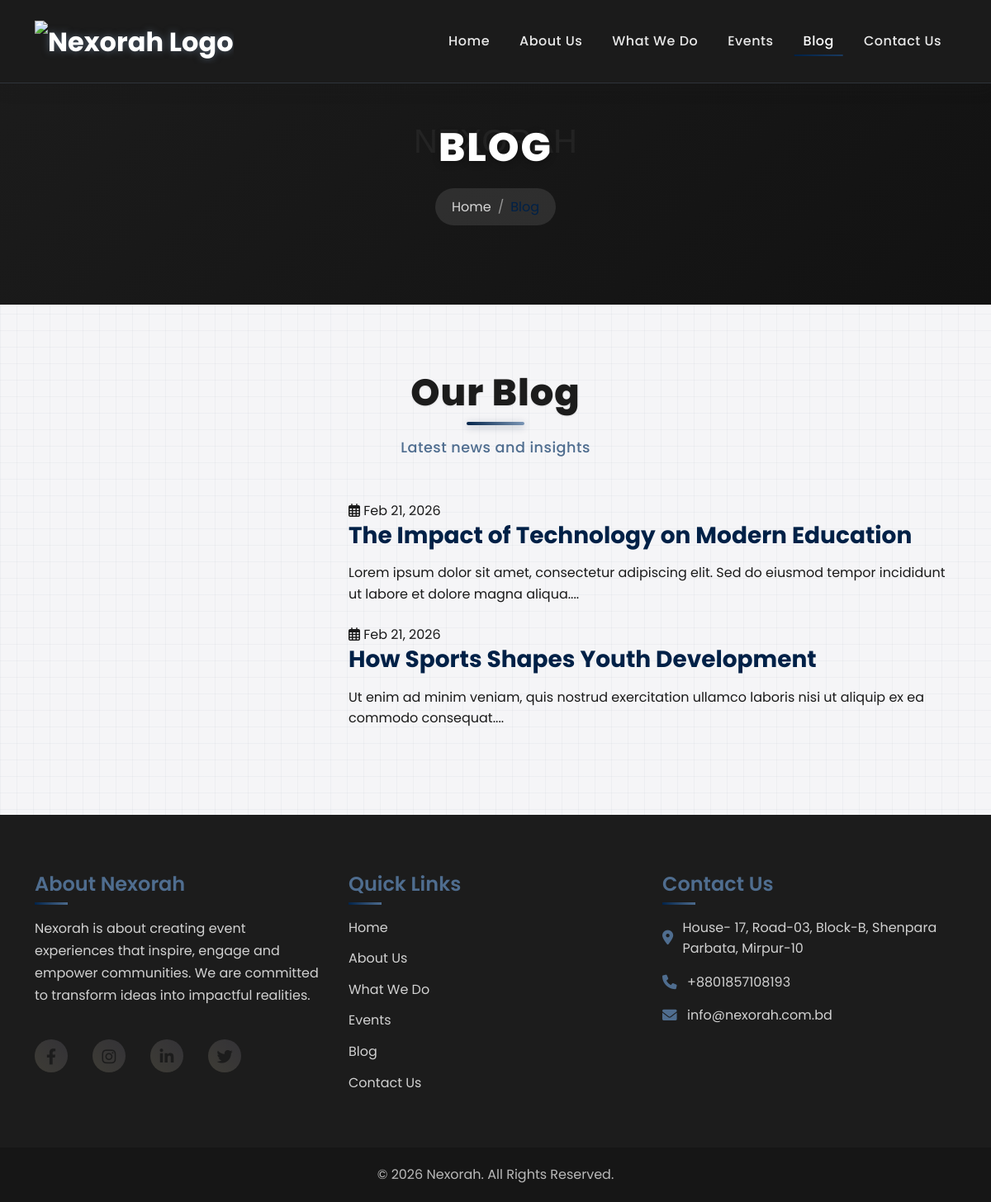
Screenshot of /blog.php with the database file from the repository.
### tables this page shows
CREATE TABLE IF NOT EXISTS blog_posts (
    id INT AUTO_INCREMENT PRIMARY KEY,
    title VARCHAR(255) NOT NULL,
    content TEXT NOT NULL,
    image_path VARCHAR(255),
    created_at TIMESTAMP DEFAULT CURRENT_TIMESTAMP,
    updated_at TIMESTAMP DEFAULT CURRENT_TIMESTAMP ON UPDATE CURRENT_TIMESTAMP
);

CREATE TABLE IF NOT EXISTS social_media (
    id INT AUTO_INCREMENT PRIMARY KEY,
    platform VARCHAR(50) NOT NULL,
    url VARCHAR(255) NOT NULL,
    icon VARCHAR(50) NOT NULL,
    is_active BOOLEAN DEFAULT TRUE,
    created_at TIMESTAMP DEFAULT CURRENT_TIMESTAMP,
    updated_at TIMESTAMP DEFAULT CURRENT_TIMESTAMP ON UPDATE CURRENT_TIMESTAMP
);

### blog.php (the view, shortened to what this page needs)
<?php include 'includes/header.php'; ?>
<section class="page-banner">
    <div class="container">
        <div class="row">
            <div class="col-lg-12">
                <div class="page-banner-content">
                    <h2>Blog</h2>
                    <nav aria-label="breadcrumb">
                        <ol class="breadcrumb">
                            <li class="breadcrumb-item"><a href="index.php">Home</a></li>
                            <li class="breadcrumb-item active" aria-current="page">Blog</li>
                        </ol>
                    </nav>
                </div>
            </div>
        </div>
    </div>
</section>
<?php
$singlePost = false;
if ($singlePost) :
    $postDate = new DateTime($post['created_at']);
?>
<section class="single-post-section section-padding">
    <div class="container">
        <div class="row">
            <div class="col-lg-8">
                <div class="single-post-content" data-aos="fade-up">
                    <div class="post-img">
                        <?php if(isset($post['media_type']) && $post['media_type'] == 'image' && !empty($post['media_path'])): ?>
                            <img src="<?php echo $post['media_path']; ?>" alt="<?php echo $post['title']; ?>" class="img-fluid rounded">
                        <?php elseif(isset($post['media_type']) && $post['media_type'] == 'video' && !empty($post['media_path'])): ?>
                            <video controls class="img-fluid rounded" width="100%">
                                <source src="<?php echo $post['media_path']; ?>" type="video/mp4">
                                Your browser does not support the video tag.
                            </video>
                        <?php else: ?>
                        <?php endif; ?>
                    </div>
                    <div class="post-meta">
                        <span><i class="far fa-calendar-alt"></i> <?php echo $postDate->format('M d, Y'); ?></span>
                    </div>
                    <h2><?php echo $post['title']; ?></h2>
                    <div class="post-content">
                        <?php echo nl2br($post['content']); ?>
                    </div>
                    <div class="post-share mt-4">
                        <h4>Share This Post</h4>
                        <div class="social-share">
                            <a href="#"><i class="fab fa-facebook-f"></i></a>
                            <a href="#"><i class="fab fa-twitter"></i></a>
                            <a href="#"><i class="fab fa-linkedin-in"></i></a>
                            <a href="#"><i class="fab fa-instagram"></i></a>
                        </div>
                    </div>
                </div>
            </div>
            <div class="col-lg-4">
                <div class="blog-sidebar" data-aos="fade-up">
                    <div class="widget">
                        <h3>Recent Posts</h3>
                        <ul class="recent-posts">
                            <?php
                            $recentPosts = getRecentBlogPosts($pdo, 5);
                            foreach ($recentPosts as $recentPost) :
                                if ($recentPost['id'] != $post['id']) :
                                    $recentDate = new DateTime($recentPost['created_at']);
                            ?>
                            <li>
                                <a href="blog.php?id=<?php echo $recentPost['id']; ?>">
                                    <div class="post-thumb">
                                        <img src="<?php echo isset($recentPost['media_path']) ? $recentPost['media_path'] : ''; ?>" alt="<?php echo $recentPost['title']; ?>">
                                    </div>
                                    <div class="post-info">
                                        <h4><?php echo $recentPost['title']; ?></h4>
                                        <span><?php echo $recentDate->format('M d, Y'); ?></span>
                                    </div>
                                </a>
                            </li>
                            <?php
                                endif;
                            endforeach;
                            ?>
                        </ul>
                    </div>
                </div>
            </div>
        </div>
    </div>
</section>
<?php else : ?>
<section class="blog-section section-padding">
    <div class="container">
        <div class="section-title" data-aos="fade-up">
            <h2>Our Blog</h2>
            <p>Latest news and insights</p>
        </div>
        <div class="row">
            <?php
            $stmt = $pdo->query("SELECT * FROM blog_posts ORDER BY created_at DESC");
            $blogPosts = $stmt->fetchAll();
            if (count($blogPosts) > 0) :
                foreach ($blogPosts as $post) :
                    $postDate = new DateTime($post['created_at']);
            ?>
            <div class="col-lg-12 mb-4" data-aos="fade-up">
                <div class="blog-card newsfeed-card">
                    <div class="row">
                        <div class="col-md-4">
                        </div>
                        <div class="col-md-8">
                            <div class="blog-content">
                                <div class="blog-meta">
                                    <span><i class="far fa-calendar-alt"></i> <?php echo $postDate->format('M d, Y'); ?></span>
                                </div>
                                <h3><a href="blog.php?id=<?php echo $post['id']; ?>"><?php echo $post['title']; ?></a></h3>
                                <div class="blog-excerpt">
                                    <?php echo substr(strip_tags($post['content']), 0, 300) . '...'; ?>
                                </div>
                            </div>
                        </div>
                    </div>
                </div>
            </div>
            <?php
                endforeach;
            else :
            ?>
            <div class="col-12">
                <div class="alert alert-info">No blog posts available at the moment.</div>
            </div>
            <?php endif; ?>
        </div>
    </div>
</section>
<?php endif; ?>
<?php include 'includes/footer.php'; ?>

### includes/footer.php (shortened to what this page needs)
<?php
$socialMediaQuery = "SELECT * FROM social_media WHERE is_active = 1 ORDER BY platform ASC";
$socialMediaStmt = $pdo->query($socialMediaQuery);
$socialMediaLinks = $socialMediaStmt->fetchAll();
?>
</main>
    <footer class="footer-section">
        <div class="container">
            <div class="row">
                <div class="col-lg-4 col-md-6">
                    <div class="footer-about">
                        <h3>About Nexorah</h3>
                        <p>Nexorah is about creating event experiences that inspire, engage and empower communities. We are committed to transform ideas into impactful realities.</p>
                        <div class="social-links">
                            <?php if (count($socialMediaLinks) > 0): ?>
                                <?php foreach ($socialMediaLinks as $link): ?>
                                    <a href="<?php echo $link['url']; ?>" target="_blank"><i class="<?php echo $link['icon']; ?>"></i></a>
                                <?php endforeach; ?>
                            <?php endif; ?>
                        </div>
                    </div>
                </div>
                <div class="col-lg-4 col-md-6">
                    <div class="footer-links">
                        <h3>Quick Links</h3>
                        <ul>
                            <li><a href="index.php">Home</a></li>
                            <li><a href="about.php">About Us</a></li>
                            <li><a href="services.php">What We Do</a></li>
                            <li><a href="events.php">Events</a></li>
                            <li><a href="blog.php">Blog</a></li>
                            <li><a href="contact.php">Contact Us</a></li>
                        </ul>
                    </div>
                </div>
                <div class="col-lg-4 col-md-6">
                    <div class="footer-contact">
                        <h3>Contact Us</h3>
                        <p><i class="fas fa-map-marker-alt"></i>  House- 17, Road-03, Block-B, Shenpara Parbata, Mirpur-10</p>
                        <p><i class="fas fa-phone"></i>+8801857108193</p>
                        <p><i class="fas fa-envelope"></i>info@nexorah.com.bd</p>
                    </div>
                </div>
            </div>
        </div>
        <div class="copyright">
            <div class="container">
                <div class="row">
                    <div class="col-lg-12 text-center">
                        <p>&copy; <?php echo date('Y'); ?> Nexorah. All Rights Reserved.</p>
                    </div>
                </div>
            </div>
        </div>
    </footer>
</body>
</html>

### assets/css/style.css (style rules this page uses)
:root { --primary-color: #002147; --secondary-color: #1C1C1C; --accent-color: #4F6D8F; --light-color: #F5F5F7; --dark-color: #121212; --text-color: #1A1A1A; --text-light: #555555; --highlight-color: #7D98B8; --gradient-start: #002147; --gradient-end: #1A3A5F; --blue-gradient-start: #002147; --blue-gradient-end: #1A3A5F; }
body { font-family: 'Poppins', sans-serif; color: var(--text-color); line-height: 1.6; overflow-x: hidden; background-color: var(--light-color); background-image: linear-gradient(to right, rgba(0, 33, 71, 0.03) 1px, transparent 1px), linear-gradient(to bottom, rgba(0, 33, 71, 0.03) 1px, transparent 1px); background-size: 20px 20px; }
h1, h2, h3, h4, h5, h6 { font-weight: 700; margin-bottom: 1rem; }
a { color: var(--primary-color); text-decoration: none; transition: all 0.3s ease; }
.section-padding { padding: 120px 0; }
.section-title { text-align: center; margin-bottom: 50px; }
.section-title p { font-size: 1.1rem; color: var(--accent-color); letter-spacing: 0.5px; font-weight: 500; }
.section-title h2 { font-size: 2.8rem; position: relative; display: inline-block; margin-bottom: 25px; letter-spacing: 1px; font-weight: 800; color: var(--secondary-color); text-shadow: 0 1px 2px rgba(0, 0, 0, 0.1); }
.section-title h2::after { content: ''; position: absolute; width: 70px; height: 4px; background: linear-gradient(45deg, var(--primary-color), var(--highlight-color)); bottom: -12px; left: 50%; transform: translateX(-50%); border-radius: 2px; box-shadow: 0 2px 10px rgba(0, 33, 71, 0.3); }
.page-banner::before { background-image: none; }
.social-links { margin-top: 40px; }
.social-links a { display: inline-flex; align-items: center; justify-content: center; width: 45px; height: 45px; background: linear-gradient(45deg, rgba(157, 142, 78, 0.1), rgba(58, 47, 91, 0.1)); border-radius: 50%; margin-right: 15px; transition: all 0.3s ease; }
.social-links a i { font-size: 1.2rem; color: var(--secondary-color); transition: all 0.3s ease; }
.page-banner { padding: 150px 0 80px; background: linear-gradient(135deg, var(--secondary-color), var(--dark-color)); position: relative; color: #fff; text-align: center; overflow: hidden; }
.page-banner::before { content: ''; position: absolute; top: 0; left: 0; width: 100%; height: 100%; background-repeat: repeat; z-index: 0; }
.page-banner-content { position: relative; z-index: 1; }
.page-banner-content h2 { font-size: 3rem; font-weight: 800; margin-bottom: 20px; text-transform: uppercase; letter-spacing: 2px; text-shadow: 0 2px 10px rgba(0, 0, 0, 0.3); }
.breadcrumb { display: inline-flex; background-color: rgba(255, 255, 255, 0.1); padding: 10px 20px; border-radius: 50px; }
.breadcrumb-item a { color: rgba(255, 255, 255, 0.8); }
.breadcrumb-item.active { color: var(--primary-color); }
.breadcrumb-item + .breadcrumb-item::before { color: rgba(255, 255, 255, 0.5); }
html, body { overflow-x: hidden; width: 100%; max-width: 100%; position: relative; }
.footer-section { background-color: var(--secondary-color); color: #fff; padding: 70px 0 0; position: relative; }
.footer-section h3 { color: var(--accent-color); font-size: 1.5rem; font-weight: 600; margin-bottom: 25px; position: relative; }
.footer-section h3::after { content: ''; position: absolute; left: 0; bottom: -10px; width: 40px; height: 3px; background: linear-gradient(45deg, var(--primary-color), var(--accent-color)); }
.footer-about p { margin-bottom: 25px; color: rgba(255, 255, 255, 0.8); line-height: 1.7; }
.footer-section .social-links { display: flex; gap: 15px; }
.footer-section .social-links a { display: flex; align-items: center; justify-content: center; width: 40px; height: 40px; background-color: rgba(255, 255, 255, 0.1); border-radius: 50%; color: #fff; font-size: 1rem; transition: all 0.3s ease; }
.footer-links ul { padding: 0; list-style: none; }
.footer-links ul li { margin-bottom: 12px; }
.footer-links ul li a { color: rgba(255, 255, 255, 0.8); transition: all 0.3s ease; display: inline-block; }
.footer-contact p { margin-bottom: 15px; color: rgba(255, 255, 255, 0.8); display: flex; align-items: center; gap: 10px; }
.footer-contact p i { color: var(--accent-color); font-size: 1.1rem; width: 20px; }
.copyright { background-color: rgba(0, 0, 0, 0.2); padding: 20px 0; margin-top: 50px; }
.copyright p { margin-bottom: 0; color: rgba(255, 255, 255, 0.7); }
@media (max-width: 1200px) { .section-padding { padding: 80px 0; } }

### rows the page displays
blog_posts: created_at "Feb 21, 2026", title "The Impact of Technology on Modern Education", content "Lorem ipsum dolor sit amet, consectetur adipiscing elit. Sed do eiusmod tempor incididunt ut labore et dolore magna aliqua."
blog_posts: created_at "Feb 21, 2026", title "How Sports Shapes Youth Development", content "Ut enim ad minim veniam, quis nostrud exercitation ullamco laboris nisi ut aliquip ex ea commodo consequat."
